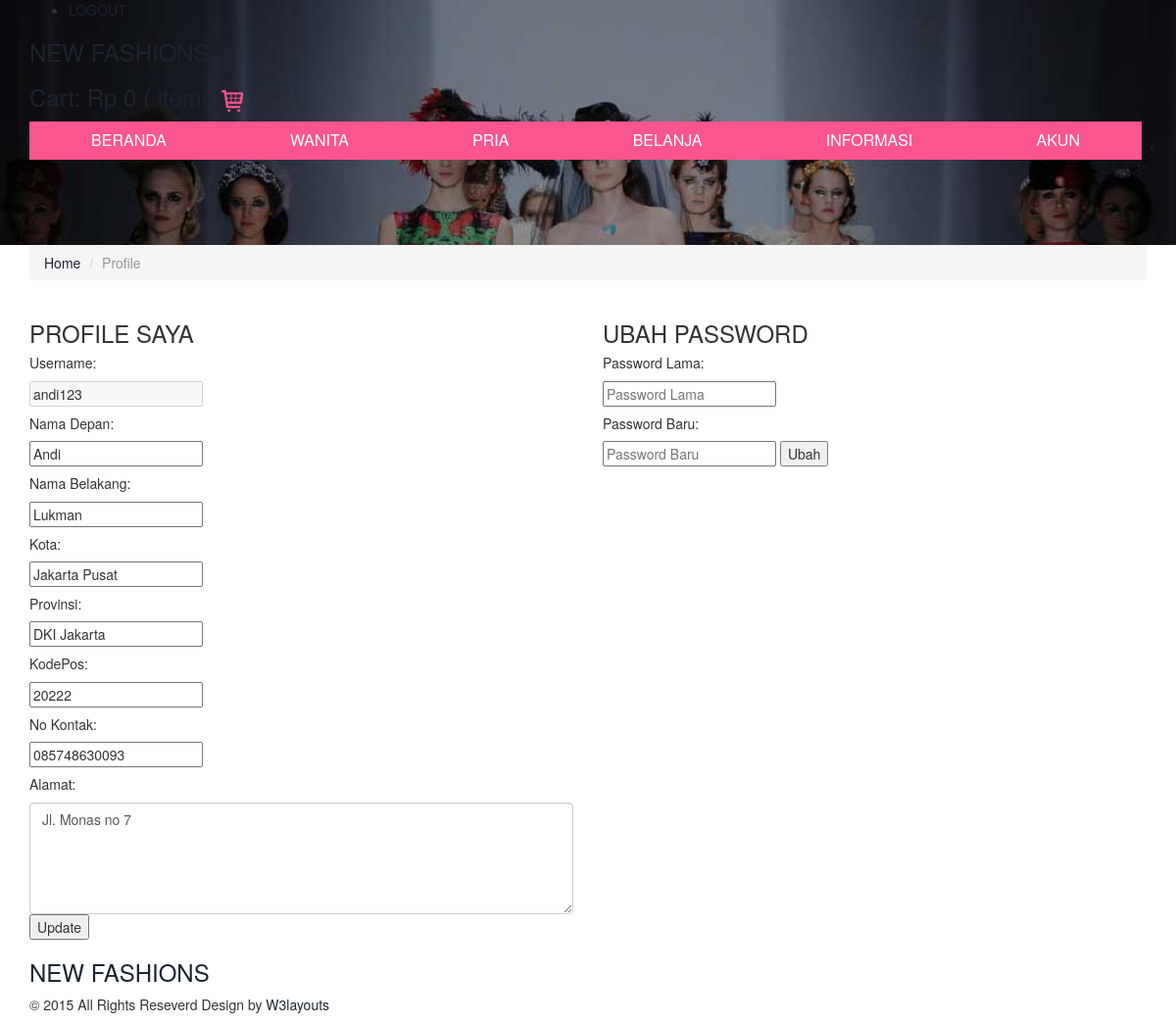
Screenshot of /my_profile.php (signed in) with the database file from the repository.
### tables this page shows
CREATE TABLE `users` (
  `id_user` int(11) NOT NULL,
  `username` varchar(15) NOT NULL,
  `password` varchar(255) NOT NULL,
  `first_name` varchar(50) NOT NULL,
  `last_name` varchar(50) NOT NULL,
  `kota` varchar(20) DEFAULT NULL,
  `provinsi` varchar(30) DEFAULT NULL,
  `kodepos` int(10) DEFAULT NULL,
  `tgl_registrasi` datetime NOT NULL,
  `no_kontak` varchar(15) DEFAULT NULL,
  `alamat_1` varchar(100) DEFAULT NULL,
  `alamat_2` varchar(100) DEFAULT NULL
);

### class/User.php (called while the page is built, shortened)
<?php
    class User
    {
        private $db;
        function __construct($db_conn)
        {
            $this->db = $db_conn;
        }
                    ?>
                    <?php
        public function isLoggedIn(){
            if(isset($_SESSION['user_session']))
            {
                return true;
            }
        }
        public function getUser(){
            try {
                $query = $this->db->prepare("SELECT * FROM users WHERE id_user = :id_user");
                $query->bindParam(":id_user", $_SESSION['user_session']);
                $query->execute();
                return $query->fetch();
            } catch (PDOException $e) {
                echo $e->getMessage();
                return false;
            }
        }
    }
?>

### my_profile.php (the view, shortened to what this page needs)
<?php
    require_once "db.php";
    require_once "class/User.php";
    $user = new User($db);
    $currentUser = $user->getUser();
 ?>
<?php
    include "header.php";
?>
<div class="login">
   <div class="container">
      <ol class="breadcrumb">
      <li><a href="index.php">Home</a></li>
      <li class="active">Profile</li>
     </ol>
     <div class="row">
        <div class="col-md-12">
        </div>
     </div>
     <div class="row">
        <div class="col-md-6 log login-right">
          <h3>PROFILE SAYA</h3>
             <form method="post">
               <h5>Username:</h5>
               <input type="text" value="<?php echo $currentUser['username'] ?>" disabled>
               <h5>Nama Depan:</h5>
               <input type="text" name="first_name" placeholder="Nama Depan" value="<?php echo $currentUser['first_name'] ?>" required>
               <h5>Nama Belakang:</h5>
               <input type="text" name="last_name" placeholder="Nama Belakang" value="<?php echo $currentUser['last_name'] ?>" required>
               <h5>Kota:</h5>
               <input type="text" name="kota" placeholder="Kota" value="<?php echo $currentUser['kota'] ?>" required>
               <h5>Provinsi:</h5>
               <input type="text" name="provinsi" placeholder="Provinsi" value="<?php echo $currentUser['provinsi'] ?>" required>
               <h5>KodePos:</h5>
               <input type="text" name="kodepos" placeholder="Kodepos" value="<?php echo $currentUser['kodepos'] ?>" required>
               <h5>No Kontak:</h5>
               <input type="text" name="no_kontak" placeholder="No Kontak" value="<?php echo $currentUser['no_kontak'] ?>" required>
               <h5>Alamat:</h5>
               <textarea name="alamat" style="min-width: 70%" rows="5" class="form-control"><?php echo $currentUser['alamat_1']; ?></textarea>
               <input type="submit" value="Update" name="update">
             </form>
         </div>
          <div class="col-md-6 log login-right">
            <h3>UBAH PASSWORD</h3>
              <form method="post">
              <h5>Password Lama:</h5>
               <input type="password" name="old_pass" placeholder="Password Lama" required>
               <h5>Password Baru:</h5>
               <input type="password" name="new_pass" placeholder="Password Baru"required>
               <input type="submit" value="Ubah" name="ubah">
             </form>
         </div>
         <div class="clearfix"></div>
     </div>
   </div>
</div>
<?php
    include "footer.php";
?>

### assets_index/css/component.css (style rules this page uses)
*, *:after, *::before { -webkit-box-sizing: border-box; -moz-box-sizing: border-box; box-sizing: border-box; }

### rows the page displays
users: username "andi123", first_name "Andi", last_name "Lukman", kota "Jakarta Pusat", provinsi "DKI Jakarta", kodepos "20222", no_kontak "085748630093", alamat "Jl. Monas no 7"

### other values shown
$rowx['total'] "0"
